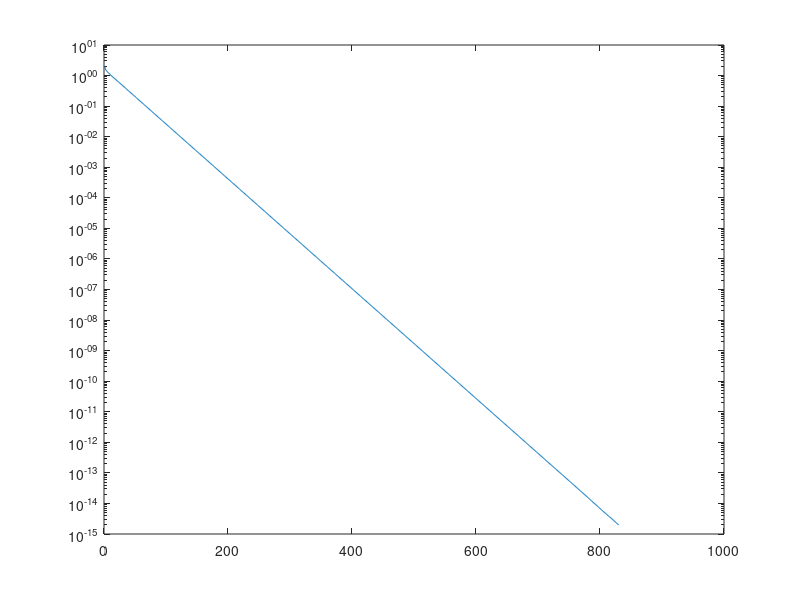

Write MATLAB code to recreate this figure.
clear, clc

A = [2, -1, 0, 0, 0, 0, 0, 0, 0, 0;
    -1, 2, -1, 0, 0, 0, 0, 0, 0, 0;
    0, -1, 2, -1, 0, 0, 0, 0, 0, 0;
    0, 0, -1, 2, -1, 0, 0, 0, 0, 0;
    0, 0, 0, -1, 2, -1, 0, 0, 0, 0;
    0, 0, 0, 0, -1, 2, -1, 0, 0, 0;
    0, 0, 0, 0, 0, -1, 2, -1, 0, 0;
    0, 0, 0, 0, 0, 0, -1, 2, -1, 0;
    0, 0, 0, 0, 0, 0, 0, -1, 2, -1;
    0, 0, 0, 0, 0, 0, 0, 0, -1, 2];
b = [2; -2; 2; -1; 0; 0; 1; -2; 2; -2];
x_exact = [1; 0; 1; 0; 0; 0; 0; -1; 0; 1];
tmp=abs(max(x_exact));
x_1 = [0; 0; 0; 0; 0; 0; 0; 0; 0; 0];
x_2 = [1; 1; 1; 1; 1; 1; 1; 1; 1; 1];
D = diag(diag(A));
D_inv=inv(D);
R=speye(10)-D\A;
g=D\b;
delta_x=x_1-x_2;
delta_max=max(x_1-x_2);
count=[];
number=1;
while abs(max(x_1 - x_2)) > 10^(- 15)
    x_1 = x_2;
    x_2 = R*x_1+g;
    count(number)=abs(max(x_2-x_exact))/tmp;
    number=number+1;
end
semilogy(count);
x=x_2